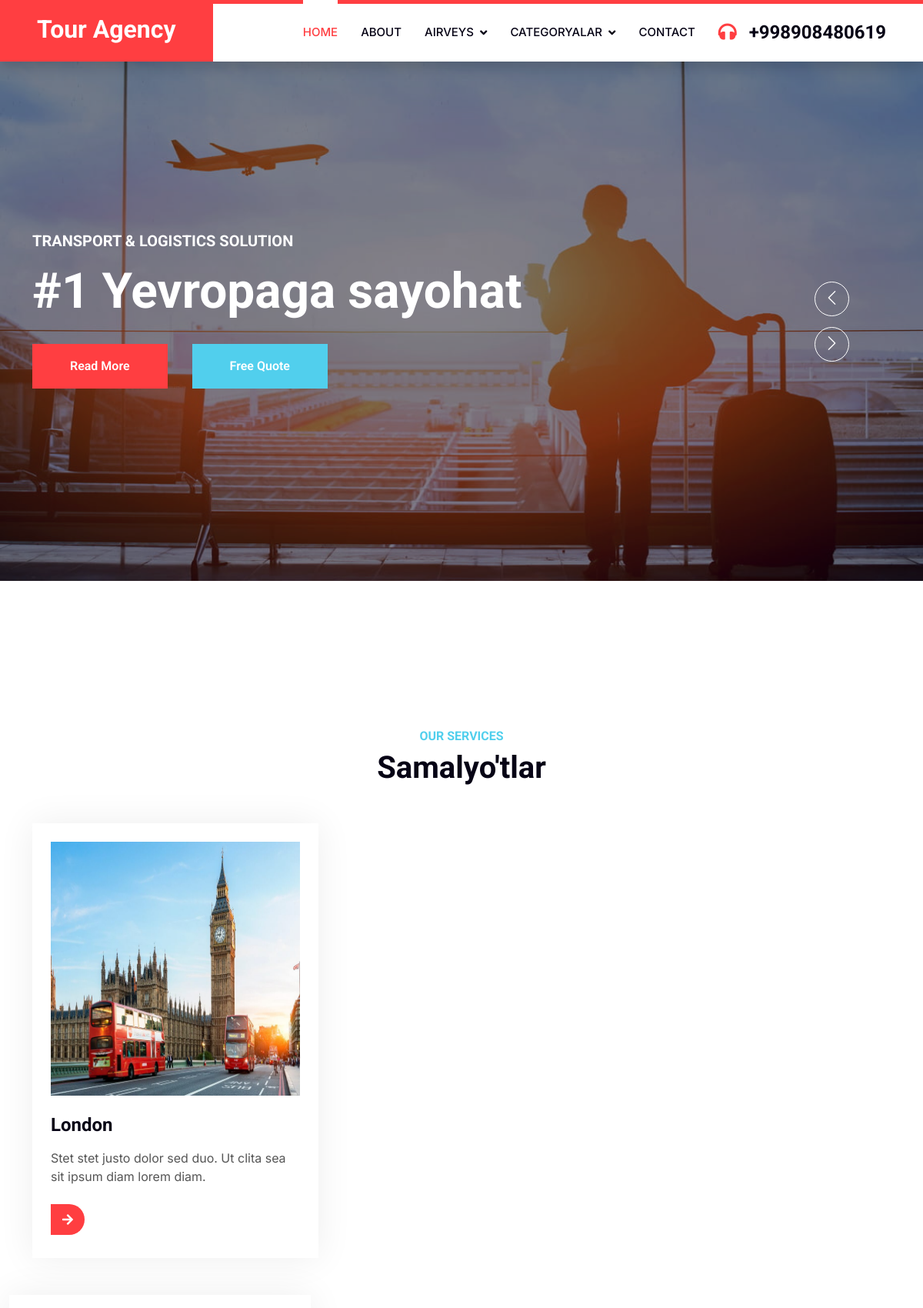
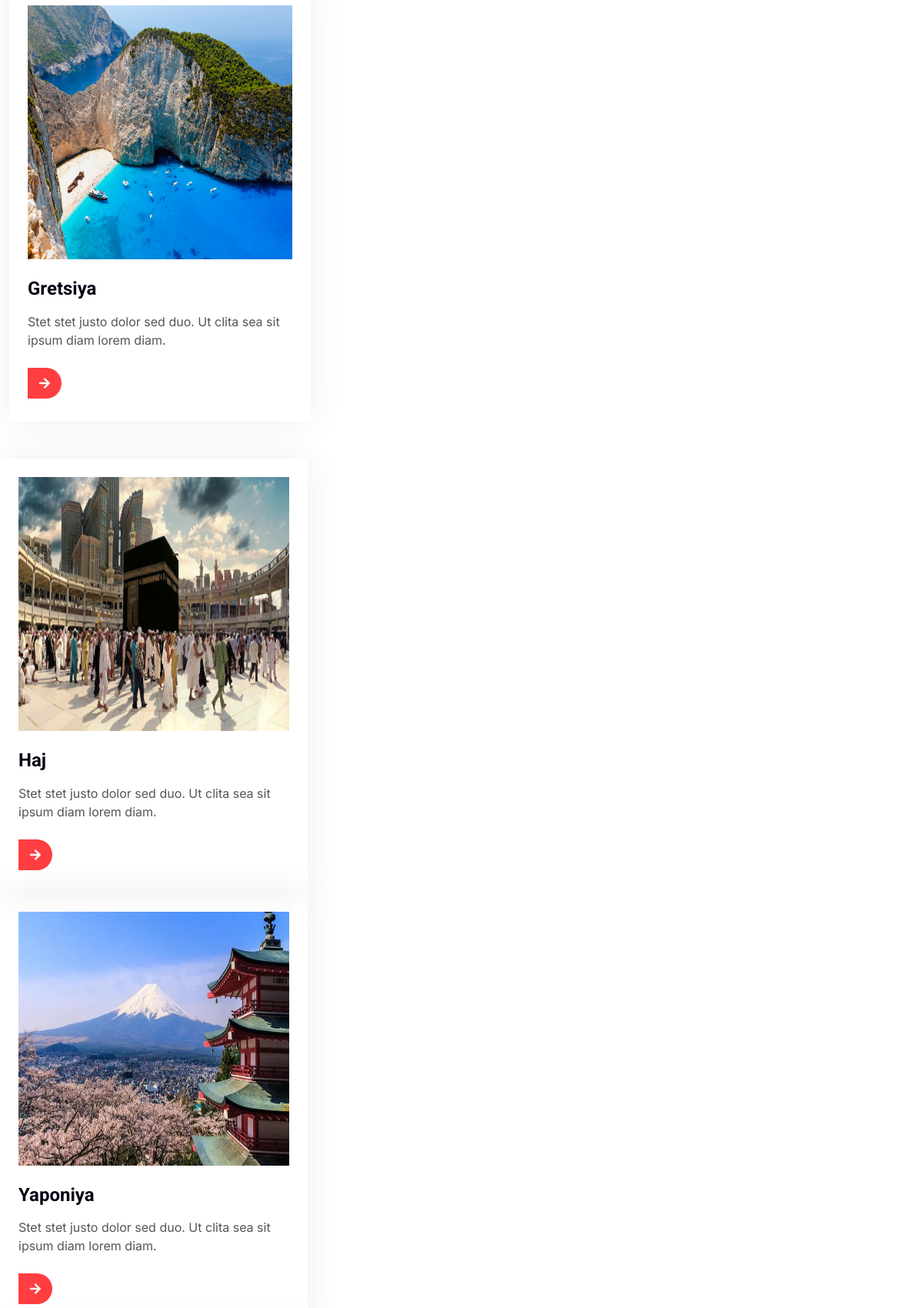
Page /airveys/3/ (upper part) on the committed database (2 pictures, top to bottom).
### student/models.py (models this page shows, shortened)
class Shaharlar(models.Model):
    name=models.CharField(max_length=255)
    image=models.ImageField(upload_to='shaharlar/')
    text=models.TextField(max_length=900)
    category=models.ForeignKey('Category' ,on_delete=models.CASCADE)
    airveys=models.ManyToManyField('Airveys', blank=True ,null=True)
    class Meta:
        verbose_name = 'shahar'
        verbose_name_plural ='shaharlar'

### student/views.py (the view)
# urls.py: path('airveys/<int:id>/', views.airveys, name='airveys'),
def airveys(request,id):
    airveyis = Airveys.objects.all()
    airveys=get_object_or_404(Airveys, pk=id)
    shaharlar=Shaharlar.objects.filter(airveys=airveys)
    data={
        'airveyis':airveyis,
        'shaharlar':shaharlar,
    }
    return render(request, template_name='student/airveys.html',context=data)

### student/templates/student/airveys.html (shortened to what this page needs)
{% extends 'base.html' %}
{% load static %}
{% block content %}
    <div class="container-xxl py-5">
        <div class="container py-5">
            <div class="text-center wow fadeInUp" data-wow-delay="0.1s">
                <h6 class="text-secondary text-uppercase">Our Services</h6>
                <h1 class="mb-5">Samalyo'tlar</h1>
            </div>
            {% for sam in shaharlar  %}
                    <div class="col-md-6 col-lg-4 wow fadeInUp" data-wow-delay="0.7s">
                        <div class="service-item p-4">
                            <div class="overflow-hidden mb-4">
                                <img class="img-fluid" src="{{sam.image.url}}" style="height: 330px;width: 270;" alt="rasm bor">
                            </div>
                            <h4 class="mb-3">{{sam.name}}</h4>
                            <p>Stet stet justo dolor sed duo. Ut clita sea sit ipsum diam lorem diam.</p>
                            <a class="btn-slide mt-2" href=""><i class="fa fa-arrow-right"></i><span>Read More</span></a>
                        </div>
                    </div>
                </div>
            {% endfor %}
{% endblock %}

### student/static/student/css/style.css (style rules this page uses)
:root { --primary: #FF3E41; --secondary: #51CFED; --light: #F8F2F0; --dark: #060315; }
.service-item, .price-item, .team-item { box-shadow: 0 0 45px rgba(0, 0, 0, .07); }
.service-item img, .team-item img { transition: .5s; }
.service-item a.btn-slide, .price-item a.btn-slide, .team-item div.btn-slide { position: relative; display: inline-block; overflow: hidden; font-size: 0; }
.service-item a.btn-slide i, .service-item a.btn-slide span, .price-item a.btn-slide i, .price-item a.btn-slide span, .team-item div.btn-slide i, .team-item div.btn-slide span { position: relative; height: 40px; padding: 0 15px; display: inline-flex; align-items: center; font-size: 16px; color: #FFFFFF; background: var(--primary); border-radius: 0 35px 35px 0; transition: .5s; z-index: 2; }

### rows in the picture
Shaharlar: image (picture), name "London"
Shaharlar: image (picture), name "Gretsiya"
Shaharlar: image (picture), name "Haj"
Shaharlar: image (picture), name "Yaponiya"
